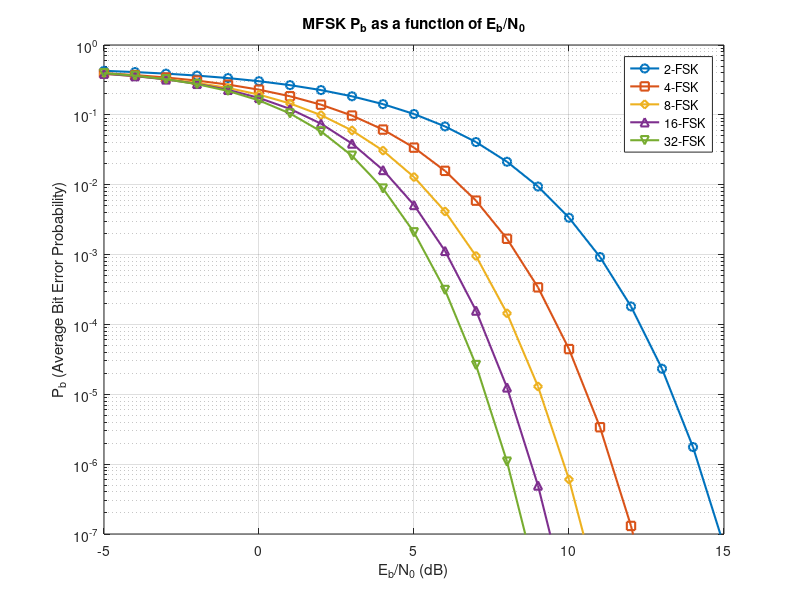
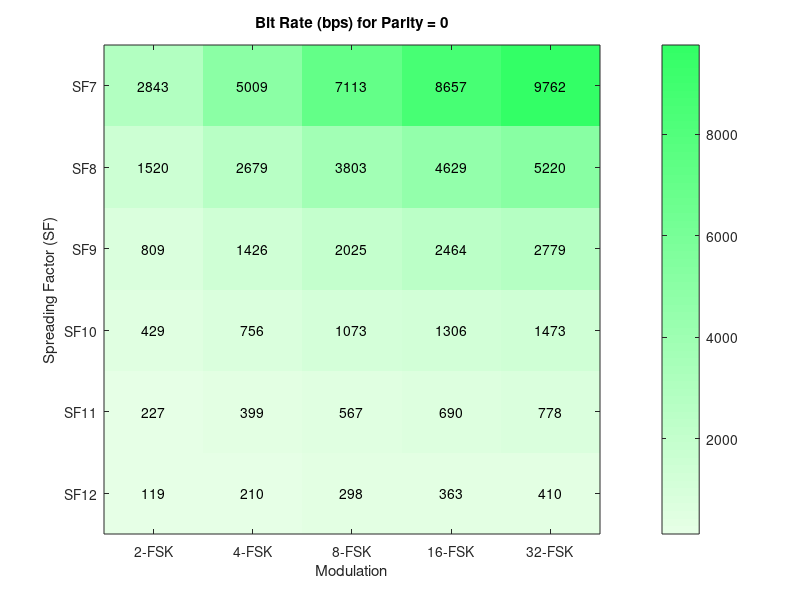
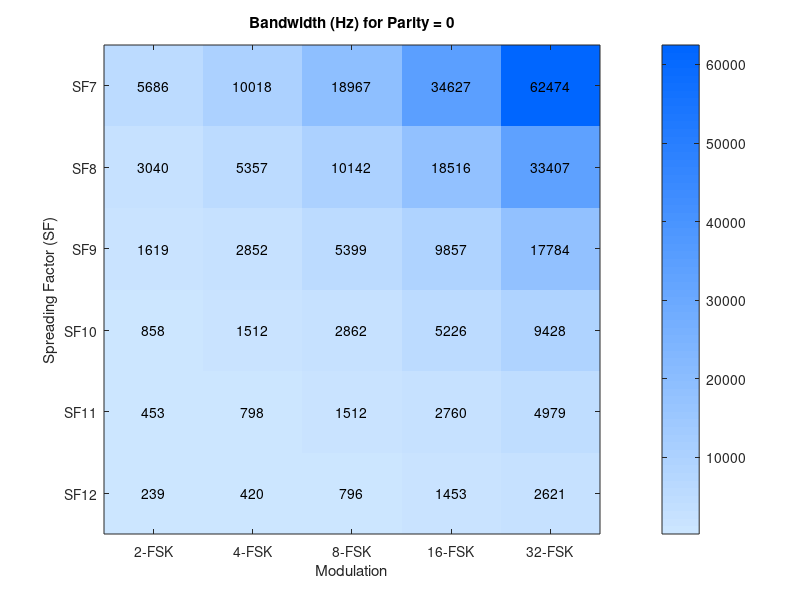
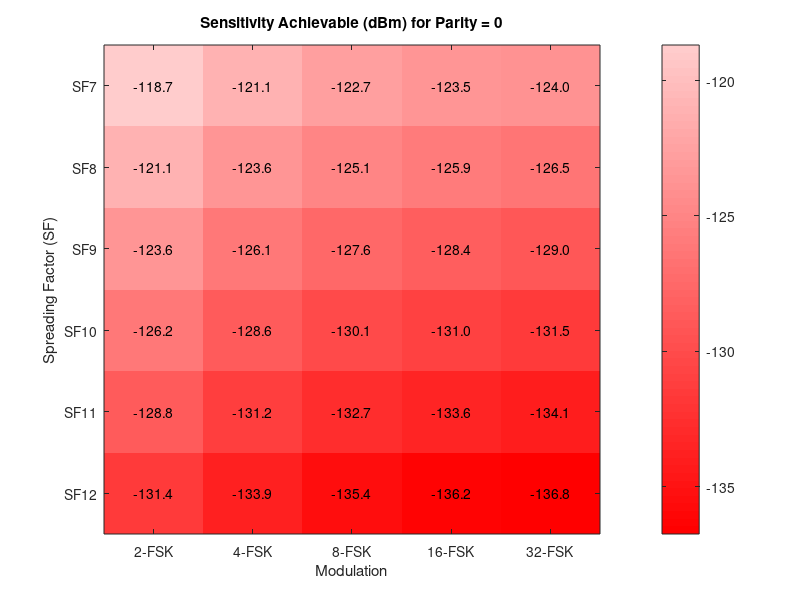

MATLAB code for these plots, in order:
%% MFSK sensitivity/spectrum efficiency study
% AUTHOR: Clara SORRE
% This MATLAB code analyzes the performance of MFSK modulation defined in
% the report, in terms of BER, sensitivity and spectral efficiency.
clc; clear; close all;

%% 1- compute Pb in function of EbN0: function reused in the following
function Pb = compute_Pb(EbN0_vec, M)
    Pb = zeros(size(EbN0_vec)); %preallocate the vector
    for k = 1:length(EbN0_vec)
        EbN0 = EbN0_vec(k);
        Pb_k = 0;
        for n = 1:M-1
            term = ((M / 2) / (M - 1)) * ((-1)^(n+1) / (n + 1)) * nchoosek(M - 1, n) * exp((-n * log2(M) * EbN0) / (n + 1)); %log2(M) because Es=m*Eb
            Pb_k = Pb_k + term; %each term of the approximation formula
        end
        Pb(k) = Pb_k;
    end
end

%% 2- Main script: MFSK P_b as a function of E_b/N_0
target_Pb = 1e-3; %target ber
m_values = 1:5; %this corresponds to M from 2 to 32
marker_list = {'o', 's', 'd', '^', 'v'}; % the markers 
EbN0_dB_range = -5:1:15;
EbN0_lin_range = 10.^(EbN0_dB_range / 10); %converting to linear scale
EbN0_estimated = zeros(1, length(m_values));
figure;
for idx = 1:length(m_values)
    m = m_values(idx);
    M = 2^m;
    Pb_values = compute_Pb(EbN0_lin_range, M); %interpolate to find the required Eb/N0 for the target ber
    EbN0_estimated(idx) = interp1(Pb_values, EbN0_dB_range, target_Pb, 'linear', 'extrap'); 
    semilogy(EbN0_dB_range, Pb_values, 'LineWidth', 1.5, 'Marker', marker_list{idx},'DisplayName', sprintf('%d-FSK', M)); hold on;
end
title('MFSK P_b as a function of E_b/N_0');
xlabel('E_b/N_0 (dB)');
ylabel('P_b (Average Bit Error Probability)');
legend show;
grid on;
ylim([1e-7, 1]);

%% 3- LoRa spectral efficiency & bit rate (SF fixed)
SF_values = 7:12;
p_values = 0:4;
BW_LoRa = 125e3;
spec_eff = zeros(length(SF_values), length(p_values));
bit_rate = zeros(length(SF_values), length(p_values));
for i = 1:length(SF_values)
    SF = SF_values(i);
    for j = 1:length(p_values)
        p = p_values(j);
        spec_eff(i,j) = (SF / (2^SF)) * (4 / (4 + p));
        bit_rate(i,j) = spec_eff(i,j) * BW_LoRa;
    end
end
disp(bit_rate);

%% 4- Sensitivity fixed like LoRa CSS: Bit rate reachable and bandwidth needed for each modulation scheme at fixed Pb
BW_LoRa=125e3;
NF= 6; %the receiver noise figure in dB
Pb_target = 1e-3; % target probability of bit error
z = sqrt(2) * erfcinv(4 * Pb_target); % corresponding z value
SF_values = 7:12;
p_values = 0:4;
Sensitivity_LoRa = zeros(length(SF_values), length(p_values)); % initialize result matrix
for i = 1:length(SF_values)%recreate the sensitivity of LoRa
    SF = SF_values(i);
    for j = 1:length(p_values)
        p = p_values(j);
        SNR_linear = ((z * sqrt(2) * SF) / (log10(SF)/log10(12))).* (4 / (4 + p)) ./ (2.^SF);% compute SNR in linear scale
        SNR_dB = 10 * log10(SNR_linear);
        Sensitivity_dBm = -174 + 10 * log10(BW_LoRa) + NF + SNR_dB;
        Sensitivity_LoRa(i, j) = Sensitivity_dBm;  % store in table
    end
end
Rb_table = zeros(length(SF_values), length(p_values), length(m_values));
BW_table = zeros(length(SF_values), length(p_values), length(m_values));
for idx1 = 1:length(m_values)
    m = m_values(idx1);
    M = 2^m;
    EbN0_lin = 10^(EbN0_estimated(idx1)/10);
    for idx2 = 1:length(SF_values)
        for idx3 = 1:length(p_values)
            p = p_values(idx3);
            S = Sensitivity_LoRa(idx2,idx3); % fixed sensitivity like LoRa
            Rb = ((10^((S + 174 - NF)/10)) / EbN0_lin)*(4/(p+4)); % Rb from noise power and sensitivity
            BW = (M * Rb) / m;  % required BW for M-FSK
            Rb_table(idx2, idx3, idx1) = Rb;
            BW_table(idx2, idx3, idx1) = BW;
        end
    end
    fprintf('Achievable Bit Rate for %d-FSK (bps): \n', M);
    disp(Rb_table(:,:,idx1));
    fprintf('and Needed Bandwidth for %d-FSK (Hz): \n', M);
    disp(BW_table(:,:,idx1));
end
% heatmaps for Bit Rate and Bandwidth at Sensitivity Fixed (p = 0)
SF_values = 7:12;
m_values = [1 2 3 4 5]; % → M = 2, 4, 8, 16, 32
M_labels = {'2-FSK', '4-FSK', '8-FSK', '16-FSK', '32-FSK'};
p_index = 1; % p = 0
Rb_p0 = squeeze(Rb_table(:, p_index, :));  % [SF x MFSK]for p = 0
BW_p0 = squeeze(BW_table(:, p_index, :));  % [SF x MFSK]
bluemap = [linspace(0.8,0,64)', linspace(0.9,0.4,64)', ones(64,1)];
greenmap = [linspace(0.9,0.2,64)', ones(64,1), linspace(0.9,0.4,64)'];
figure; % Heatmap: Bit Rate
imagesc(Rb_p0);
colormap(greenmap);
colorbar;
title('Bit Rate (bps) for Parity = 0');
xlabel('Modulation');
ylabel('Spreading Factor (SF)');
xticks(1:length(M_labels));
xticklabels(M_labels);
yticks(1:length(SF_values));
yticklabels(arrayfun(@(x) sprintf('SF%d', x), SF_values, 'UniformOutput', false));
for i = 1:size(Rb_p0,1)
    for j = 1:size(Rb_p0,2)
        text(j, i, sprintf('%.0f', Rb_p0(i,j)), 'HorizontalAlignment', 'center', 'Color', 'k');
    end
end
% heatmap: Bandwidth
figure;
imagesc(BW_p0);
colormap(bluemap);
colorbar;
title('Bandwidth (Hz) for Parity = 0');
xlabel('Modulation');
ylabel('Spreading Factor (SF)');
xticks(1:length(M_labels));
xticklabels(M_labels);
yticks(1:length(SF_values));
yticklabels(arrayfun(@(x) sprintf('SF%d', x), SF_values, 'UniformOutput', false));
for i = 1:size(BW_p0,1)
    for j = 1:size(BW_p0,2)
        text(j, i, sprintf('%.0f', BW_p0(i,j)), 'HorizontalAlignment', 'center', 'Color', 'k');
    end
end

%% 5- Bit rate fixed like LoRa CSS: Sensitivity reachable and bandwidth needed for each modulation scheme at fixed Pb
NF = 6; % noise figure
S = zeros(length(SF_values), length(p_values), length(m_values));
BW = zeros(length(SF_values), length(p_values), length(m_values));
for idx1 = 1:length(m_values) %5
    m = m_values(idx1);
    fprintf('Estimated Sensitivity for %d-FSK (dB): \n', 2^m);
    for idx2 = 1:length(SF_values) %7
        for idx3 = 1:length(p_values) %5
            EbN0_lin = 10^(EbN0_estimated(idx1)/10);
            Rb = bit_rate(idx2, idx3);
            S(idx2, idx3, idx1) = -174 + NF + 10 * log10(Rb * EbN0_lin);
            BW(idx2, idx3, idx1) = ((2^m) * Rb) / m;
        end
    end
    disp(S(:,:,idx1));
    fprintf('and Estimated Bandwidth for %d-FSK (dB): \n', 2^m);
    disp(BW(:,:,idx1));
end
SF_values = 7:12;
m_values = [1 2 3 4 5]; % → M = 2, 4, 8, 16, 32
M_labels = {'2-FSK', '4-FSK', '8-FSK', '16-FSK', '32-FSK'}; % display for bit rate fixed
p_index = 1; % Parity = 0
S_p0 = squeeze(S(:, p_index, :));  % [SF x MFSK] % extract sensitivity and bandwidth for parity = 0
BW_p0 = squeeze(BW(:, p_index, :)); % [SF x MFSK]
% heatmap:sensitivity
figure;
imagesc(S_p0);
redmap = [ones(64,1), linspace(0.8,0,64)', linspace(0.8,0,64)'];
colormap(flipud(redmap));
colorbar;
title('Sensitivity Achievable (dBm) for Parity = 0');
xlabel('Modulation');
ylabel('Spreading Factor (SF)');
xticks(1:length(M_labels));
xticklabels(M_labels);
yticks(1:length(SF_values));
yticklabels(arrayfun(@(x) sprintf('SF%d', x), SF_values, 'UniformOutput', false));
for i = 1:size(S_p0,1)
    for j = 1:size(S_p0,2)
        text(j, i, sprintf('%.1f', S_p0(i,j)), 'HorizontalAlignment', 'center', 'Color', 'k');
    end
end
bluemap = [linspace(0.8,0,64)', linspace(0.9,0.4,64)', ones(64,1)];
figure; % heatmap: Bandwidth
imagesc(BW_p0);
colormap(bluemap);
colorbar;
title('Bandwidth Needed (Hz) for Parity = 0');
xlabel('Modulation');
ylabel('Spreading Factor (SF)');
xticks(1:length(M_labels));
xticklabels(M_labels);
yticks(1:length(SF_values));
yticklabels(arrayfun(@(x) sprintf('SF%d', x), SF_values, 'UniformOutput', false));
for i = 1:size(BW_p0,1)
    for j = 1:size(BW_p0,2)
        text(j, i, sprintf('%.0f', BW_p0(i,j)), 'HorizontalAlignment', 'center', 'Color', 'k');
    end
end


%% 6- BW fixed to 125e3 Hz: compute achievable bit rate and sensi for fixed bw
BW=125e3;
m=0;
NF= 6;
Rb = zeros(1, length(m_values));
sensi = zeros(1, length(m_values));
for idx2 = 1:length(m_values)
    m = m_values(idx2);
    Rb(idx2)=(m*BW)/(2^m);
    sensi(idx2) = -174 + NF + 10*log10(Rb(idx2) * 10^(EbN0_estimated(idx2)/10));

end
display(Rb)
display(sensi)




%% 7- OFDM-MFSK STUDY for sensi fixed like LoRa
% use bit rate from LoRa and bit rate obtained from MFSK study when
% sensitivity fixed as lora
% formula: N>= M* int(bit_rate_lora/bit_rate_mfsk)
subcarriers_spacing = zeros(length(SF_values), length(p_values), length(m_values));
bandwidth_needed_persub= zeros(length(SF_values), length(p_values), length(m_values));
can_achieve_lora_bit_rate = false(length(SF_values), length(p_values), length(m_values));
BW_used=zeros(length(SF_values), length(p_values), length(m_values));
subcarriers_needed=zeros(length(SF_values), length(p_values), length(m_values));
g=0;
for x1 = 1:length(m_values)
    m = m_values(x1);
    for x2 = 1:length(p_values)
        p = p_values(x2);
        for x3 = 1:length(SF_values)
            SF = SF_values(x3);
            subcarriers_needed(x3, x2, x1)=(2^m)*ceil(bit_rate(x3, x2)/Rb_table(x3, x2, x1));
            if subcarriers_needed(x3, x2, x1)==0
                BW_used(x3, x2, x1)= BW_table(x3, x2, x1);
            end

            if subcarriers_needed(x3, x2, x1) ~= 0
                subcarriers_spacing(x3, x2, x1) = BW_LoRa/subcarriers_needed(x3, x2, x1);
                bandwidth_needed_persub(x3, x2, x1)=(Rb_table(x3, x2, x1) *2^m)/m;
                if subcarriers_spacing(x3, x2, x1)>=bandwidth_needed_persub(x3, x2, x1)
                    can_achieve_lora_bit_rate(x3, x2, x1)= true;
                    if can_achieve_lora_bit_rate(x3, x2, x1) == true
                        BW_used(x3, x2, x1)=subcarriers_needed(x3, x2, x1)*bandwidth_needed_persub(x3, x2, x1);
                    else
                        BW_used(x3, x2, x1)=subcarriers_needed(x3, x2, x1)*bandwidth_needed_persub(x3, x2, x1);
                    end

                else
                    BW_used(x3, x2, x1)=subcarriers_needed(x3, x2, x1)*bandwidth_needed_persub(x3, x2, x1);
                end    
            
            end
        
        end

    end
end
disp(BW_used)
disp(subcarriers_needed)

